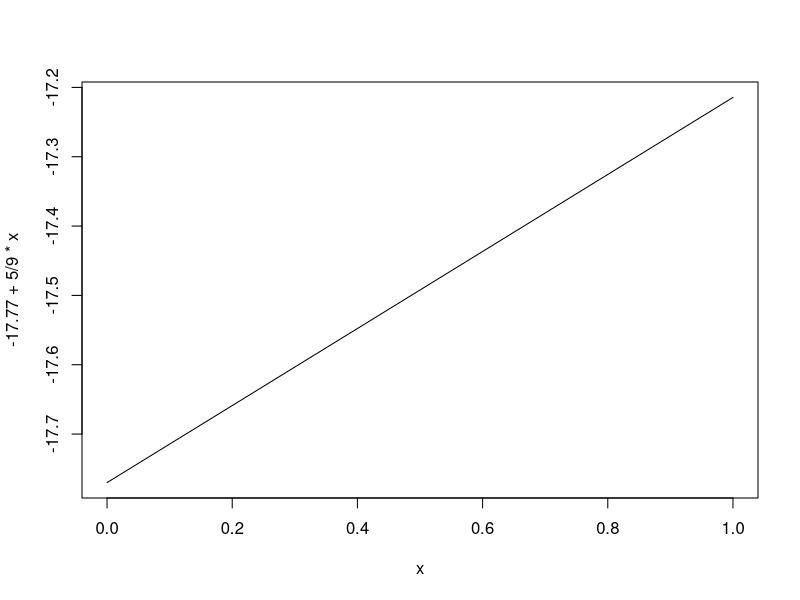

Here is the R script that generated this plot: (Note: this script raises an error after producing the figure.)
## ---- chunk 1
knitr::opts_chunk$set(echo = TRUE)
## ---- chunk 2

## ---- chunk 3
# -17.77 + 5/9f = c

curve(-17.77 + 5/9*x)

## ---- chunk 4
curve((9*x^3-x)/(x-1)(x+1))

## ---- chunk 5
curve(exp(-x^2))
## ---- chunk 6
curve(x*y/x+y)
